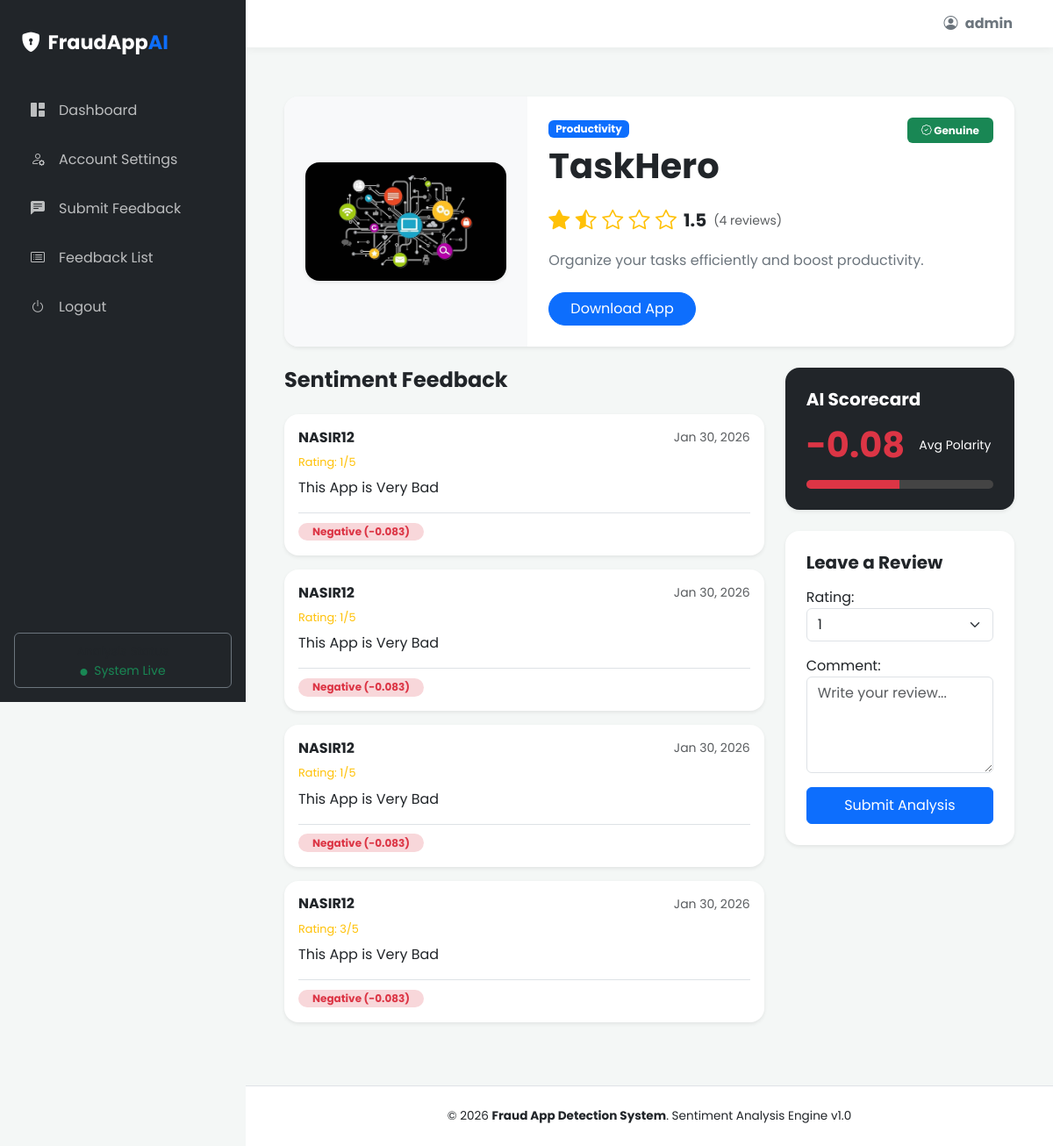
/app/3/ (signed in), run on the app's committed database.
### myapp/models.py (models this page shows, shortened)
class Application(models.Model):
    app_id = models.AutoField(primary_key=True)
    category = models.CharField(max_length=50)
    app_name = models.CharField(max_length=150)
    app_link = models.URLField(max_length=255, blank=True, null=True)
    description = models.TextField(blank=True, null=True)
    app_image = models.ImageField(upload_to='app_images/', blank=True, null=True)
    FRAUD_STATUS_CHOICES = [
        ('genuine', 'Genuine'),
        ('fraud', 'Fraud'),
    ]
    fraud_status = models.CharField(
        max_length=10,
        choices=FRAUD_STATUS_CHOICES,
        default='genuine'
    )
    created_at = models.DateTimeField(default=timezone.now)

class Review(models.Model):
    review_id = models.AutoField(primary_key=True)
    user = models.ForeignKey(user_register, on_delete=models.CASCADE)
    app = models.ForeignKey(Application, on_delete=models.CASCADE, related_name='reviews')
    rating = models.PositiveSmallIntegerField(default=1)
    comment = models.TextField()
    ip_address = models.GenericIPAddressField(null=True, blank=True)
    sentiment_score = models.DecimalField(max_digits=6, decimal_places=3, null=True, blank=True)
    SENTIMENT_CHOICES = [
        ('Positive', 'Positive'),
        ('Negative', 'Negative'),
        ('Neutral', 'Neutral'),
    ]
    sentiment_label = models.CharField(
        max_length=10,
        choices=SENTIMENT_CHOICES,
        default='Neutral'
    )
    REVIEW_TYPE_CHOICES = [
        ('Genuine', 'Genuine'),
        ('Fake', 'Fake'),
    ]
    review_type = models.CharField(
        max_length=10,
        choices=REVIEW_TYPE_CHOICES,
        default='Genuine'
    )
    created_at = models.DateTimeField(default=timezone.now)

class user_register(models.Model):
    id = models.AutoField(primary_key=True)
    profile_picture = models.ImageField(upload_to='profile_pics/', blank=True, null=True)
    full_name = models.CharField(max_length=255)
    username = models.CharField(max_length=150, unique=True)
    email = models.EmailField(unique=True)
    password = models.CharField(max_length=128)
    GENDER_CHOICES = [
        ('male', 'Male'),
        ('female', 'Female'),
    ]
    gender = models.CharField(max_length=6, choices=GENDER_CHOICES)
    age = models.PositiveIntegerField()

### myapp/views.py (the view)
# urls.py: path('app/<int:app_id>/', views.app_details, name='app_details'),
def app_details(request, app_id):
    application = get_object_or_404(Application, app_id=app_id)
    reviews = Review.objects.filter(app=application).order_by('-created_at')
    metrics = reviews.aggregate(
        avg_rating=Avg('rating'),
        avg_sentiment=Avg('sentiment_score')
    )
    username = request.session.get('username')
    user = user_register.objects.filter(username=username).first() if username else None
    if request.method == 'POST' and user:
        form = ReviewForm(request.POST)
        if form.is_valid():
            review = form.save(commit=False)
            review.user = user
            review.app = application
            ip_address = socket.gethostbyname(socket.gethostname())
            review.ip_address = ip_address
            user_review_count = Review.objects.filter(
                user=user,
                app=application
            ).count()
            if user_review_count >= 3:
                review.review_type = 'Fake'
            else:
                review.review_type = 'Genuine'
            score, label = get_sentiment_score(review.comment)
            review.sentiment_score = score
            review.sentiment_label = label
            review.save()
            return redirect('app_details', app_id=application.app_id)
    else:
        form = ReviewForm()
    return render(request, 'app_details.html', {
        'application': application,
        'reviews': reviews,
        'form': form,
        'username': username,
        'avg_rating': metrics['avg_rating'] or 0,
        'avg_sentiment': metrics['avg_sentiment'] or 0
    })

### myapp/forms.py
class ReviewForm(forms.ModelForm):
    class Meta:
        model = Review
        fields = ['rating', 'comment']
        widgets = {
            'rating': forms.Select(
                choices=[(i, i) for i in range(1, 6)],
                attrs={'class': 'form-select'}
            ),
            'comment': forms.Textarea(
                attrs={
                    'class': 'form-control',
                    'rows': 4,
                    'placeholder': 'Write your review...'
                }
            ),
        }

### templates/app_details.html (shortened to what this page needs)
{% extends "base.html" %}
{% load static %}
{% block content %}
<div class="container-fluid py-4">
    <div class="card shadow-sm border-0 rounded-4 mb-4 overflow-hidden">
        <div class="row g-0">
            <div class="col-md-4 bg-light d-flex align-items-center justify-content-center p-4">
                {% if application.app_image %}
                    <img src="{{ application.app_image.url }}" class="img-fluid rounded-4 shadow-sm" style="max-height: 280px;">
                {% else %}
                    <i class="bi bi-app-indicator display-1 text-muted"></i>
                {% endif %}
            </div>
            <div class="col-md-8 p-4">
                <div class="d-flex justify-content-between align-items-start">
                    <div>
                        <span class="badge bg-primary mb-2">{{ application.category }}</span>
                        <h1 class="fw-bold mb-1">{{ application.app_name }}</h1>
                    </div>
                    {% if application.fraud_status == 'fraud' %}
                        <span class="badge bg-danger p-2 px-3"><i class="bi bi-exclamation-triangle"></i> Fraudulent</span>
                    {% else %}
                        <span class="badge bg-success p-2 px-3"><i class="bi bi-patch-check"></i> Genuine</span>
                    {% endif %}
                </div>
                <div class="my-3 d-flex align-items-center">
                    <span class="text-warning fs-4 me-2">
                        <i class="bi {% if avg_rating >= 1 %}bi-star-fill{% elif avg_rating > 0 %}bi-star-half{% else %}bi-star{% endif %}"></i>
                        <i class="bi {% if avg_rating >= 2 %}bi-star-fill{% elif avg_rating > 1 %}bi-star-half{% else %}bi-star{% endif %}"></i>
                        <i class="bi {% if avg_rating >= 3 %}bi-star-fill{% elif avg_rating > 2 %}bi-star-half{% else %}bi-star{% endif %}"></i>
                        <i class="bi {% if avg_rating >= 4 %}bi-star-fill{% elif avg_rating > 3 %}bi-star-half{% else %}bi-star{% endif %}"></i>
                        <i class="bi {% if avg_rating >= 5 %}bi-star-fill{% elif avg_rating > 4 %}bi-star-half{% else %}bi-star{% endif %}"></i>
                    </span>
                    <span class="fw-bold fs-5">{{ avg_rating|floatformat:1 }}</span>
                    <span class="text-muted ms-2 small">({{ reviews.count }} reviews)</span>
                </div>
                <p class="text-secondary mb-4">{{ application.description }}</p>
                {% if application.app_link %}
                <a href="{{ application.app_link }}" target="_blank" class="btn btn-primary px-4 rounded-pill">Download App</a>
                {% endif %}
            </div>
        </div>
    </div>
    <div class="row">
        <div class="col-lg-8">
            <h4 class="fw-bold mb-4">Sentiment Feedback</h4>
            {% for review in reviews %}
            <div class="card border-0 shadow-sm rounded-4 mb-3">
                <div class="card-body">
                    <div class="d-flex justify-content-between align-items-center mb-2">
                        <h6 class="mb-0 fw-bold">{{ review.user.username }}</h6>
                        <small class="text-muted">{{ review.created_at|date:"M d, Y" }}</small>
                    </div>
                    <div class="text-warning mb-2" style="font-size: 0.8rem;">
                        Rating: {{ review.rating }}/5
                    </div>
                    <p class="card-text text-dark">{{ review.comment }}</p>
                    <div class="mt-3 pt-2 border-top">
                        <span class="badge rounded-pill
                            {% if review.sentiment_label == 'Positive' %}bg-success-subtle text-success
                            {% elif review.sentiment_label == 'Negative' %}bg-danger-subtle text-danger
                            {% else %}bg-warning-subtle text-dark{% endif %} px-3">
                            {{ review.sentiment_label }} ({{ review.sentiment_score }})
                        </span>
                    </div>
                </div>
            </div>
            {% empty %}
            <div class="card border-0 p-5 text-center bg-light">
                <p class="text-muted m-0">No reviews found for this app.</p>
            </div>
            {% endfor %}
        </div>
        <div class="col-lg-4">
            <div class="card border-0 shadow-sm rounded-4 bg-dark text-white mb-4">
                <div class="card-body p-4">
                    <h5 class="fw-bold mb-3">AI Scorecard</h5>
                    <div class="d-flex align-items-center mb-3">
                        <div class="display-6 fw-bold me-3 {% if avg_sentiment < 0 %}text-danger{% else %}text-success{% endif %}">
                            {{ avg_sentiment|floatformat:2 }}
                        </div>
                        <small class="  text-white">Avg Polarity </small>
                    </div>
                    <div class="progress" style="height: 10px; background-color: #444;">
                        {% if avg_sentiment %}
                            {% widthratio avg_sentiment|add:1 2 100 as width %}
                            <div class="progress-bar {% if avg_sentiment < 0 %}bg-danger{% else %}bg-success{% endif %}"
                                 role="progressbar" style="width: {{ width }}%"></div>
                        {% else %}
                            <div class="progress-bar bg-secondary" role="progressbar" style="width: 50%"></div>
                        {% endif %}
                    </div>
                </div>
            </div>
            <div class="card border-0 shadow-sm rounded-4">
                <div class="card-body p-4">
                    <h5 class="fw-bold mb-3">Leave a Review</h5>
                    {% if username %}
                        <form method="post">
                            {{ form.as_p }}
                            <button type="submit" class="btn btn-primary w-100 py-2">Submit Analysis</button>
                        </form>
                    {% else %}
                        <p class="text-muted small">Please <a href="{% url 'login' %}">login</a> to submit a review.</p>
                    {% endif %}
                </div>
            </div>
        </div>
    </div>
</div>
{% endblock %}

### templates/base.html (style rules this page uses)
:root { --sidebar-width: 280px; --bs-primary: #6f42c1; --bs-dark-bg: #212529; }
body { font-family: 'Poppins', sans-serif; background-color: #f4f7f6; overflow-x: hidden; }

### data on the page
Application: app_image (picture), category "Productivity", app_name "TaskHero", description "Organize your tasks efficiently and boost productivity."
Review: user.username "NASIR12", created_at "Jan 30, 2026", rating "1", comment "This App is Very Bad", sentiment_label "Negative", sentiment_score "-0.083"
Review: user.username "NASIR12", created_at "Jan 30, 2026", rating "1", comment "This App is Very Bad", sentiment_label "Negative", sentiment_score "-0.083"
Review: user.username "NASIR12", created_at "Jan 30, 2026", rating "1", comment "This App is Very Bad", sentiment_label "Negative", sentiment_score "-0.083"
Review: user.username "NASIR12", created_at "Jan 30, 2026", rating "3", comment "This App is Very Bad", sentiment_label "Negative", sentiment_score "-0.083"

### other printed values
{{ request.session.username }} "admin"
{{ avg_rating|floatformat:1 }} "1.5"
{{ reviews.count }} "4"
{{ avg_sentiment|floatformat:2 }} "-0.08"
